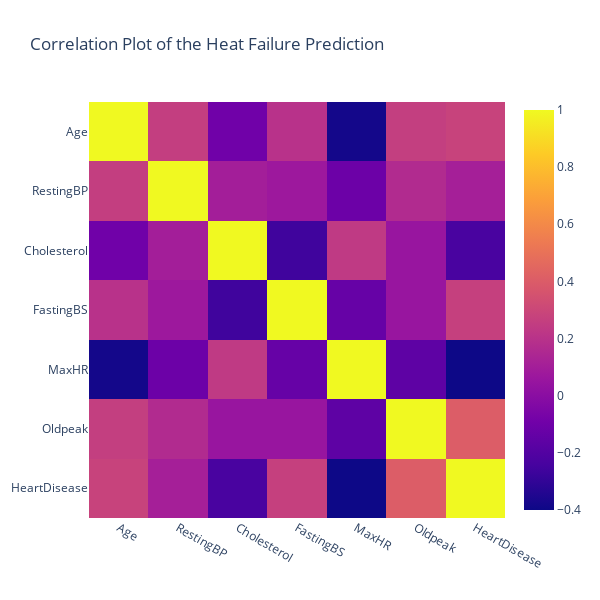

The cell this chart's notebook holds for it:
### Code cell
px.imshow(df.corr(),
    height = 600,
    width = 600,
    title="Correlation Plot of the Heat Failure Prediction",
    )

### Figure 1 — Plotly figure (JSON) as saved in the notebook; plotly's stock layout.template omitted (floating-point values rounded to 4 significant figures)
{"data": [{"coloraxis": "coloraxis", "hovertemplate": "x: %{x}<br>y: %{y}<br>color: %{z}<extra></extra>", "name": "0", "type": "heatmap", "x": ["Age", "RestingBP", "Cholesterol", "FastingBS", "MaxHR", "Oldpeak", "HeartDisease"], "xaxis": "x", "y": ["Age", "RestingBP", "Cholesterol", "FastingBS", "MaxHR", "Oldpeak", "HeartDisease"], "yaxis": "y", "z": [[1, 0.2544, -0.09528, 0.198, -0.382, 0.2586, 0.282], [0.2544, 1, 0.1009, 0.07019, -0.1121, 0.1648, 0.1076], [-0.09528, 0.1009, 1, -0.261, 0.2358, 0.05015, -0.2327], [0.198, 0.07019, -0.261, 1, -0.1314, 0.0527, 0.2673], [-0.382, -0.1121, 0.2358, -0.1314, 1, -0.1607, -0.4004], [0.2586, 0.1648, 0.05015, 0.0527, -0.1607, 1, 0.404], [0.282, 0.1076, -0.2327, 0.2673, -0.4004, 0.404, 1]]}], "layout": {"coloraxis": {"colorscale": [[0, "#0d0887"], [0.1111, "#46039f"], [0.2222, "#7201a8"], [0.3333, "#9c179e"], [0.4444, "#bd3786"], [0.5556, "#d8576b"], [0.6667, "#ed7953"], [0.7778, "#fb9f3a"], [0.8889, "#fdca26"], [1, "#f0f921"]]}, "height": 600, "title": {"text": "Correlation Plot of the Heat Failure Prediction"}, "width": 600, "xaxis": {"anchor": "y", "constrain": "domain", "domain": [0, 1], "scaleanchor": "y"}, "yaxis": {"anchor": "x", "autorange": "reversed", "constrain": "domain", "domain": [0, 1]}}}
